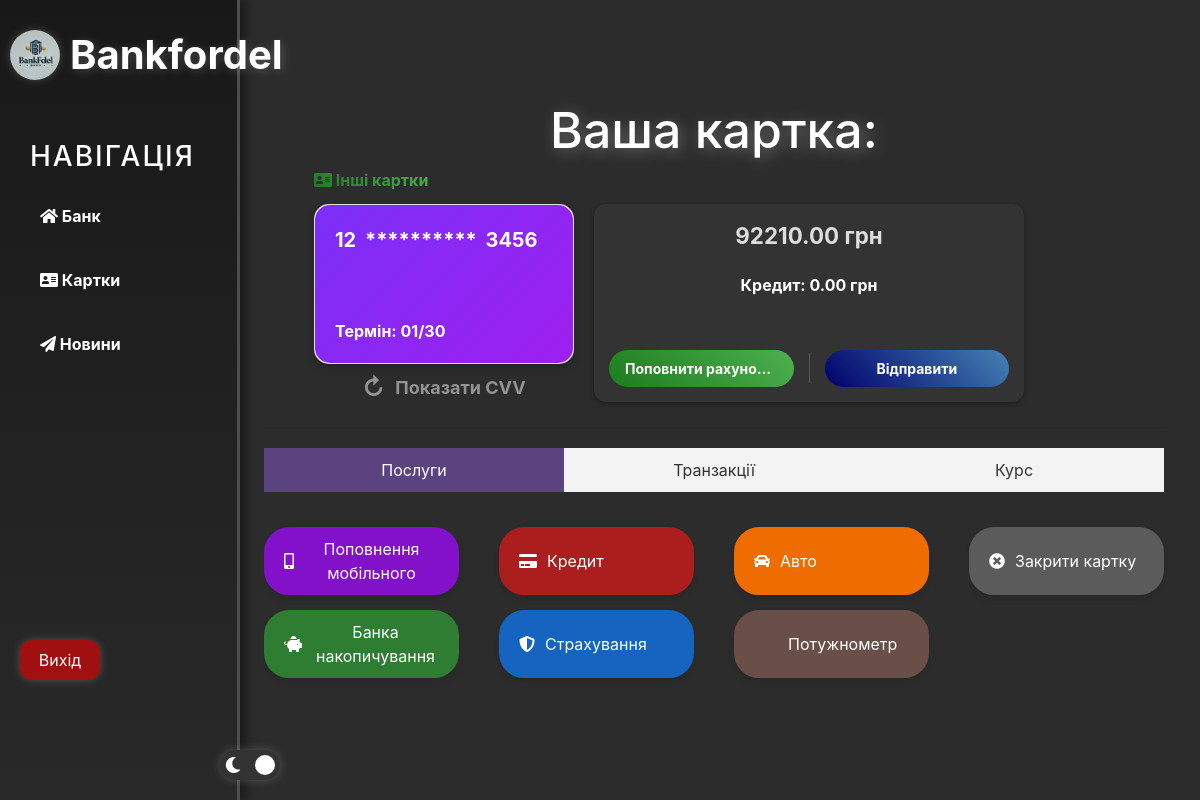
/cards/13/ (signed in), run on an earlier commit of the app's database.
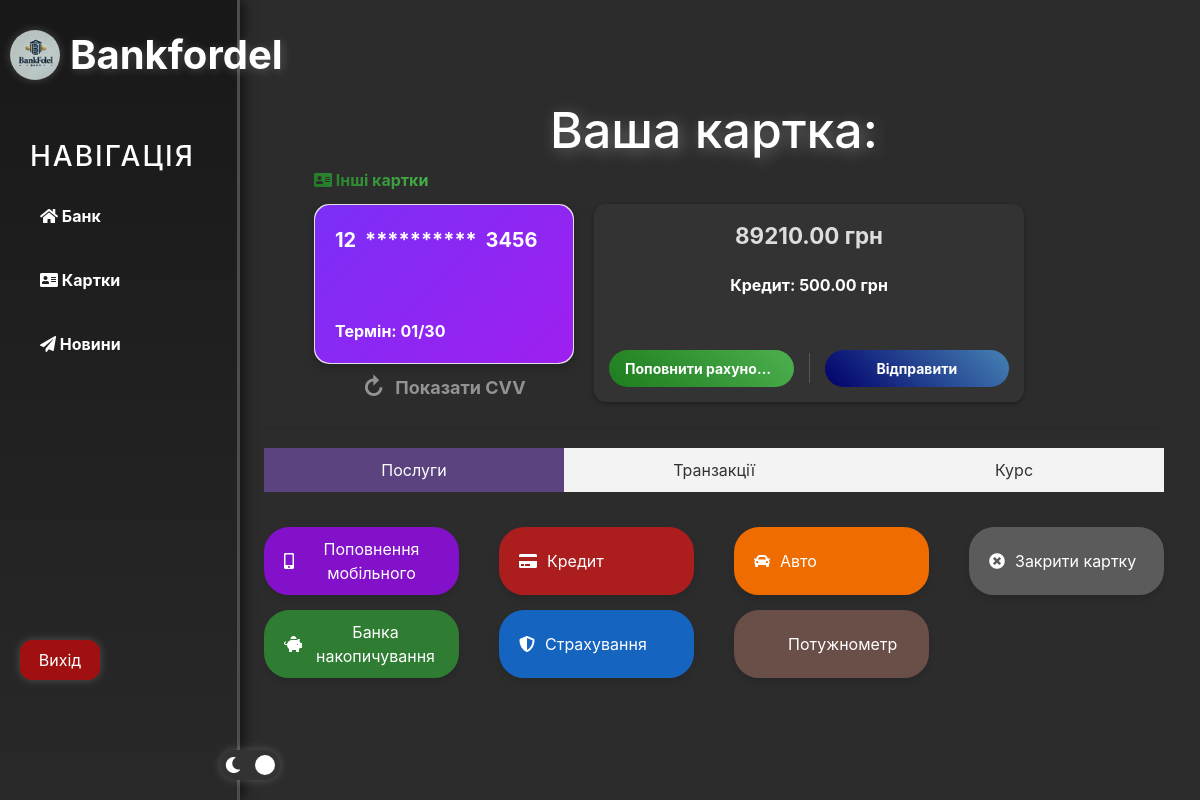
And on a later commit of the database.
### site_auth/models.py (models this page shows, shortened)
class BankCard(models.Model):
    user = models.ForeignKey(settings.AUTH_USER_MODEL, on_delete=models.CASCADE, related_name="bank_cards")
    card_number = models.CharField(max_length=16, unique=True)
    cvv = models.CharField(max_length=3)
    expiry_date = models.CharField(max_length=5)
    balance = models.DecimalField(max_digits=10, decimal_places=2, default=0.00)

class CustomUser(AbstractUser):
    email = models.EmailField(unique=True)
    verification_code = models.CharField(max_length=6, blank=True, null=True)
    credit_balance = models.DecimalField(max_digits=10, decimal_places=2, default=0.00)

### cards/views.py (the view)
# urls.py: path('<int:pk>/', views.card, name='card'),
def card(request, pk):
    if not request.user.is_authenticated:
        return render(request, "cards/card.html")
    card = get_object_or_404(BankCard, pk=pk, user=request.user)
    transactions = Transaction.objects.filter(card=card).order_by("-date")
    context = {
        "card": card,
        "transactions": transactions
    }
    return render(request, "cards/card.html", context)

### templates/cards/card.html (shortened to what this page needs)
{% extends 'layout.html' %}
{% load static %}
{% block content %}
<link rel="stylesheet" href="{% static 'cards/css/style_card.css' %}">
<link rel="stylesheet" href="https://cdnjs.cloudflare.com/ajax/libs/font-awesome/5.15.4/css/all.min.css">
{% if user.is_authenticated %}
    <div class="features">
        <h1>Ваша картка:</h1>
        <div class="card-section">
            <a href="{% url 'cards:cards' %}" class="button-cards"><i class="fas fa-address-card"></i> Інші картки</a>
            <div class="card-wrapper">
                <div class="card-container">
                    <div class="card" id="card">
                        <div class="card-front">
                            <div class="card-number">
                                <span class="visible-part">{{ card.card_number|slice:":2" }}</span>
                                <span class="masked-part">**********</span>
                                <span class="visible-part">{{ card.card_number|slice:"12:" }}</span>
                            </div>
                            <div class="card-expiry">Термін: {{ card.expiry_date }}</div>
                        </div>
                        <div class="card-back">
                            <div class="card-number" id="cardNumberFull">{{ card.card_number }}</div>
                            <div class="card-cvv">CVV: {{ card.cvv }}</div>
                        </div>
                    </div>
                    <button class="flip-button" id="flipButton" onclick="toggleCVV()">
                        <span class="arrow-container">&#x21bb;</span>
                        <span class="button-text" id="flipButtonText">Показати CVV</span>
                    </button>
                </div>
                <div class="balance-block">
                    <div class="balance-info">
                        <span class="balance-amount">{{ card.balance }} грн</span>
                        <p class="credit-info">Кредит: {{ user.credit_balance }} грн</p>
                    </div>
                    <div class="action-buttons">
                        <a href="#" class="replenish-button">Поповнити рахунок +</a>
                        <a href="transfer" class="send-button">Відправити</a>
                    </div>
                </div>
            </div>
        </div>
        <hr>
        <div class="tabs">
            <button class="tab-button active" data-tab="services">Послуги</button>
            <button class="tab-button" data-tab="transactions">Транзакції</button>
            <button class="tab-button" data-tab="rates">Курс</button>
        </div>
        <div class="tab-content" id="services" style="display: block;">
            <div class="services-buttons">
                <a href="mobile" class="service-button" style="--color-start: #8311ca;">
                    <i class="fas fa-mobile-alt"></i> Поповнення мобільного
                </a>
                <a href="credit" class="service-button" style="--color-start: #ac1d1d;">
                    <i class="fas fa-credit-card"></i> Кредит
                </a>
                <a href="auto" class="service-button" style="--color-start: #ef6c00;">
                    <i class="fas fa-car"></i> Авто
                </a>
                <a href="close-card" class="service-button" style="--color-start: #5b5b5b;">
                    <i class="fas fa-times-circle"></i> Закрити картку
                </a>
                <a href="banka" class="service-button" style="--color-start: #2e7d32;">
                    <i class="fas fa-piggy-bank"></i> Банка накопичування
                </a>
                <a href="insurance" class="service-button" style="--color-start: #1565c0;">
                    <i class="fas fa-shield-alt"></i> Страхування
                </a>
                <a href="train" class="service-button" style="--color-start: #694f47;">
                    <i alt="Иконка" style="width: 24px; height: 24px;"></i> Потужнометр
                </a>
            </div>
        </div>
    </div>
{% endif %}
{% endblock %}

What changed in the data, as far as the page shows it:
changed BankCard: balance "92210.00" → "89210.00"
changed CustomUser: credit_balance "0.00" → "500.00"
